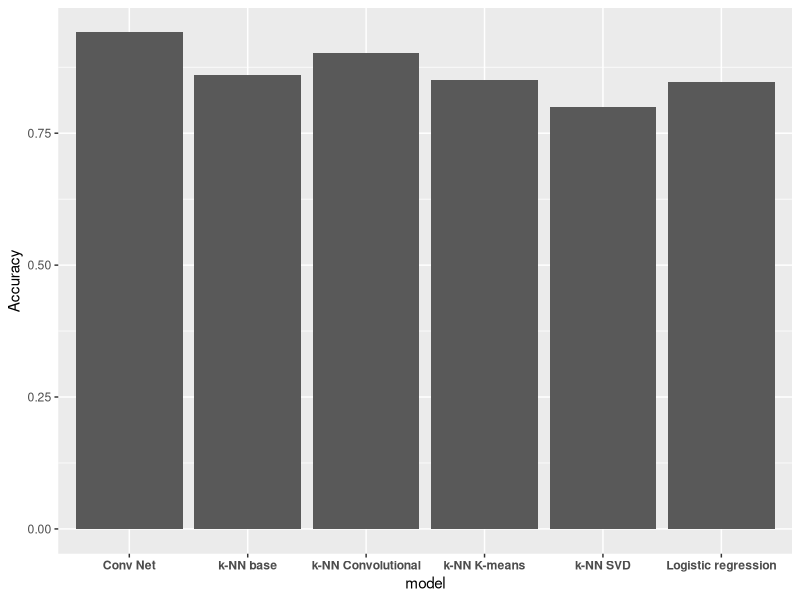

Write the R code that produced this figure.
## ---- chunk 1
library(ggplot2)

ggplot()+geom_col(aes(x=c("Conv Net","Logistic regression","k-NN base","k-NN SVD","k-NN K-means","k-NN Convolutional"),
                      y=c(0.941,0.847,0.8606,0.8001,0.8512,0.902)))+theme(axis.text.x =element_text(angle = 0,face = "bold"))+labs(x="model",y="Accuracy")
